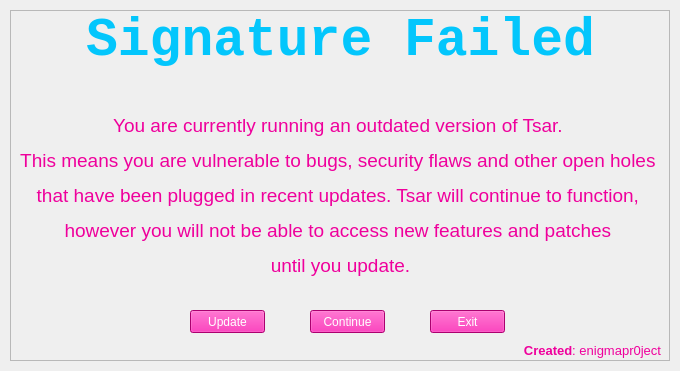
<?xml version="1.0" encoding="UTF-8"?>
<ui version="4.0">
 <class>FailedScreen2</class>
 <widget class="QMainWindow" name="FailedScreen2">
  <property name="geometry">
   <rect>
    <x>0</x>
    <y>0</y>
    <width>680</width>
    <height>371</height>
   </rect>
  </property>
  <property name="windowTitle">
   <string>Tsar</string>
  </property>
  <property name="windowIcon">
   <iconset>
    <normaloff>iconfile.ico</normaloff>iconfile.ico</iconset>
  </property>
  <widget class="QWidget" name="centralwidget">
   <layout class="QVBoxLayout" name="verticalLayout">
    <property name="spacing">
     <number>0</number>
    </property>
    <property name="leftMargin">
     <number>10</number>
    </property>
    <property name="topMargin">
     <number>10</number>
    </property>
    <property name="rightMargin">
     <number>10</number>
    </property>
    <property name="bottomMargin">
     <number>10</number>
    </property>
    <item>
     <widget class="QFrame" name="dropShadowFrame">
      <property name="styleSheet">
       <string notr="true">QFrame {	
	background-color: rgba(255, 255, 255, .15);
}</string>
      </property>
      <property name="frameShape">
       <enum>QFrame::StyledPanel</enum>
      </property>
      <property name="frameShadow">
       <enum>QFrame::Raised</enum>
      </property>
      <widget class="QLabel" name="title">
       <property name="geometry">
        <rect>
         <x>0</x>
         <y>0</y>
         <width>661</width>
         <height>61</height>
        </rect>
       </property>
       <property name="font">
        <font>
         <family>Consolas</family>
         <pointsize>40</pointsize>
        </font>
       </property>
       <property name="styleSheet">
        <string notr="true">color: rgb(3, 198, 252);
background-color: rgba(255, 255, 255, 0); </string>
       </property>
       <property name="text">
        <string>&lt;html&gt;&lt;head/&gt;&lt;body&gt;&lt;p&gt;&lt;span style=&quot; font-weight:600;&quot;&gt;Signature Failed&lt;/span&gt;&lt;/p&gt;&lt;/body&gt;&lt;/html&gt;</string>
       </property>
       <property name="alignment">
        <set>Qt::AlignCenter</set>
       </property>
      </widget>
      <widget class="QLabel" name="subtitle">
       <property name="geometry">
        <rect>
         <x>0</x>
         <y>100</y>
         <width>661</width>
         <height>171</height>
        </rect>
       </property>
       <property name="font">
        <font>
         <family>Segoe UI</family>
         <pointsize>14</pointsize>
        </font>
       </property>
       <property name="styleSheet">
        <string notr="true">color: rgba(239, 0, 156, 255);
background-color: rgba(255, 255, 255, 0); </string>
       </property>
       <property name="text">
        <string>&lt;html&gt;&lt;head/&gt;&lt;body&gt;&lt;p&gt;You are currently running an outdated version of Tsar. &lt;/p&gt;&lt;p&gt;This means you are vulnerable to bugs, security flaws and other open holes &lt;/p&gt;&lt;p&gt;that have been plugged in recent updates. Tsar will continue to function, &lt;/p&gt;&lt;p&gt;however you will not be able to access new features and patches &lt;/p&gt;&lt;p&gt;until you update.&lt;/p&gt;&lt;/body&gt;&lt;/html&gt;</string>
       </property>
       <property name="alignment">
        <set>Qt::AlignCenter</set>
       </property>
      </widget>
      <widget class="QLabel" name="credit">
       <property name="geometry">
        <rect>
         <x>30</x>
         <y>330</y>
         <width>621</width>
         <height>21</height>
        </rect>
       </property>
       <property name="font">
        <font>
         <family>Segoe UI</family>
         <pointsize>10</pointsize>
        </font>
       </property>
       <property name="styleSheet">
        <string notr="true">color: rgba(239, 0, 156, 255);
background-color: rgba(255, 255, 255, 0); </string>
       </property>
       <property name="text">
        <string>&lt;strong&gt;Created&lt;/strong&gt;: enigmapr0ject</string>
       </property>
       <property name="alignment">
        <set>Qt::AlignRight|Qt::AlignTrailing|Qt::AlignVCenter</set>
       </property>
      </widget>
      <widget class="QPushButton" name="exitButton">
       <property name="geometry">
        <rect>
         <x>420</x>
         <y>300</y>
         <width>75</width>
         <height>23</height>
        </rect>
       </property>
       <property name="styleSheet">
        <string notr="true">color: rgba(255, 255, 255, 255);
background-color: rgba(239, 0, 156, 255);</string>
       </property>
       <property name="text">
        <string>Exit</string>
       </property>
      </widget>
      <widget class="QPushButton" name="continueButton">
       <property name="geometry">
        <rect>
         <x>300</x>
         <y>300</y>
         <width>75</width>
         <height>23</height>
        </rect>
       </property>
       <property name="styleSheet">
        <string notr="true">color: rgba(255, 255, 255, 255);
background-color: rgba(239, 0, 156, 255);</string>
       </property>
       <property name="text">
        <string>Continue</string>
       </property>
      </widget>
      <widget class="QPushButton" name="updateButton">
       <property name="geometry">
        <rect>
         <x>180</x>
         <y>300</y>
         <width>75</width>
         <height>23</height>
        </rect>
       </property>
       <property name="styleSheet">
        <string notr="true">color: rgba(255, 255, 255, 255);
background-color: rgba(239, 0, 156, 255);</string>
       </property>
       <property name="text">
        <string>Update</string>
       </property>
      </widget>
     </widget>
    </item>
   </layout>
  </widget>
 </widget>
 <resources/>
 <connections/>
</ui>
